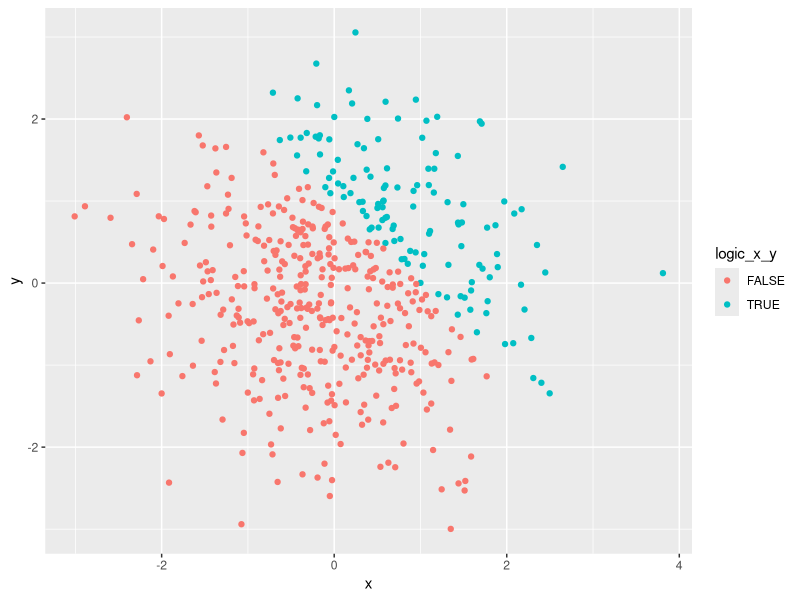
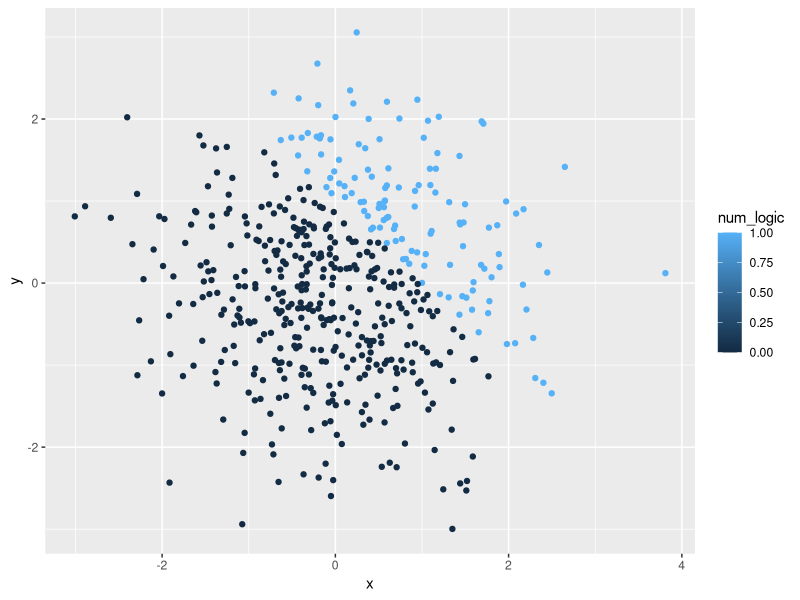
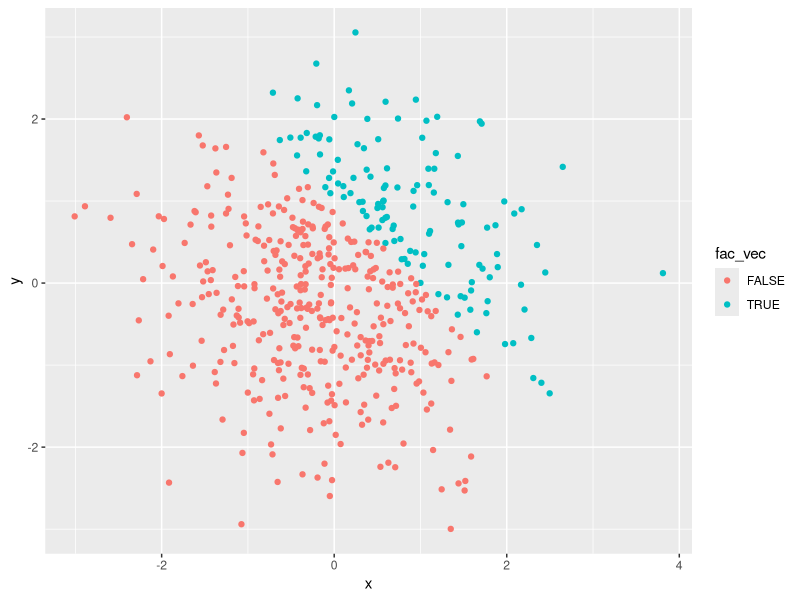
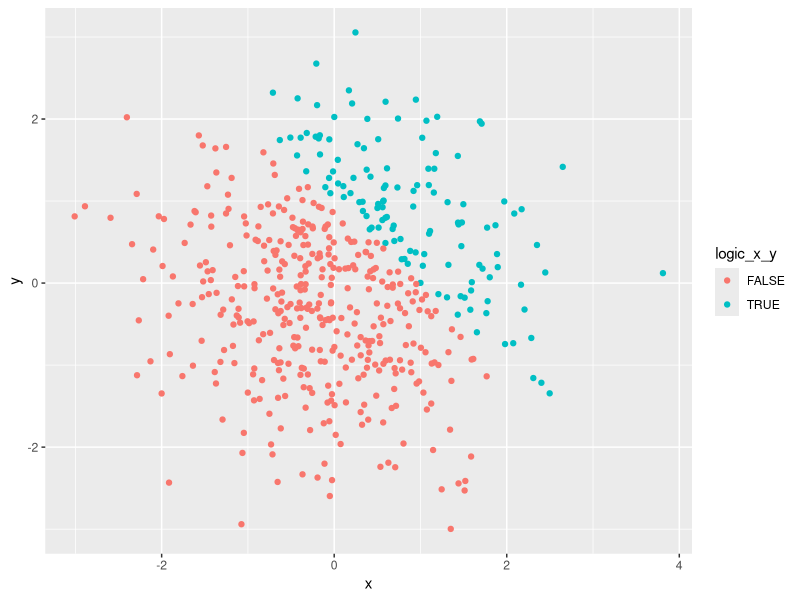

Write R code to recreate these figures, in order.
## ---- chunk 1

library(tidyverse)
set.seed(1)

hw1_df = tibble(
  ## creating a random sample of size 8 normally distributed
  rand_samp = rnorm(8), 
  
  ## is the random sample value greater than 0 in logic form
  samp_vec_gtr = rand_samp>0,  
  
  ## character vector with 8 elements
  char_vec = c("I","am","hoping","this","homework","structure","is","correct"), 
  
  ## factor vector of length 8 and 3 different levels
  fac_vec=factor(c("sam", "I", "am", "I", "am", "am", "I", "sam"))
  
)

mean(pull(hw1_df,rand_samp))
mean(pull(hw1_df,samp_vec_gtr))
mean(pull(hw1_df,char_vec))
mean(pull(hw1_df,fac_vec))
## ---- chunk 2
logic_vec_num=as.numeric(pull(hw1_df, samp_vec_gtr))
log_times_rand=(pull(hw1_df,rand_samp))*logic_vec_num

logic_factor=factor(logic_vec_num)
fac_times_rand=(pull(hw1_df,rand_samp))*logic_factor

logic_factor_num=(pull(hw1_df,rand_samp))*(as.numeric(logic_factor))


## ---- chunk 3
set.seed(1)

prob2_df=tibble(
  x=rnorm(500),
  y=rnorm(500),
  logic_x_y=(x+y)>1,
  num_logic=as.numeric(logic_x_y),
  fac_vec=factor(logic_x_y)
)




## ---- chunk 4
ggplot(
  prob2_df, 
  aes(x = x, y = y,color=logic_x_y)) + geom_point()

ggsave("firstggplot.jpeg")

ggplot(
  prob2_df, 
  aes(x = x, y = y,color=num_logic)) + geom_point()

ggplot(
  prob2_df, 
  aes(x = x, y = y,color=fac_vec)) + geom_point()

